Frame 1 (no input): blank canvas, image omitted
Frame 60 (the mouse pressed at the canvas centre just before this capture): blank canvas, image omitted
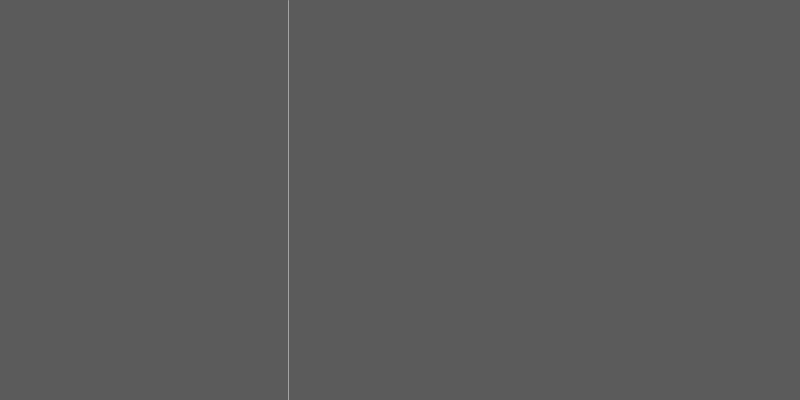
Frame 120 (the mouse held since frame 60 and released just before this capture)

The Processing sketch whose frames 1 and 60 were blank and that drew this single picture after the mouse press (run headless with seeded random() and noise(); from frame 60 on, the mouse is pressed at the canvas centre):

// Processing sketch: line_moving_back_and_forth
// ── line_moving_back_and_forth.pde
float rate = 0; 

void setup(){
  size(800, 400); 
}

void draw(){
  rate += 0.05; 
  if (rate> TWO_PI){
    rate = 0;
  }
  float s = sin(rate);
  
  float pos = map(s, -1,1,0,width); 
  
 background(map( s, -1, 1, 0, 255));
 stroke(map(s, -1, 1, 255, 0)); 
line(pos, 0, pos, height); 
  
}
